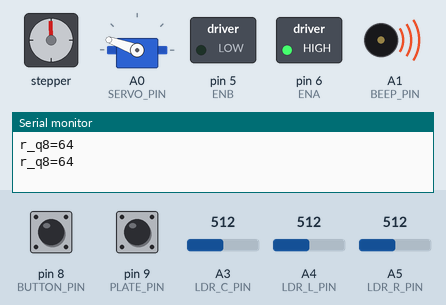
Recording of a sketch running on a simulated Arduino Uno, built with avr-gcc and run on an emulated ATmega328P. Shown: stepper motor, servo, switched loads named in the sketch (green lamp = pin HIGH), buzzer (waves = sounding), the last lines printed to the serial monitor. Wiring (inferred from the names in the program): stepper motor (200 steps per turn assumed): coils pin 2, pin 4, pin 3, pin 7. Dashed ring = blinking. The test bench sets the inputs (shaded band); at power-on: pin 8 (BUTTON_PIN) HIGH, A3 (LDR_C_PIN) = 512, A4 (LDR_L_PIN) = 512, A5 (LDR_R_PIN) = 512, pin 9 (PLATE_PIN) HIGH. Random numbers use the default seed unless the sketch sets one; pins used as bus, display or sensor lines are not drawn.

Above: at 1.2 s.
1.3 s: pin 8 (BUTTON_PIN) pulled LOW for 3.2 s
At 3.0 s:
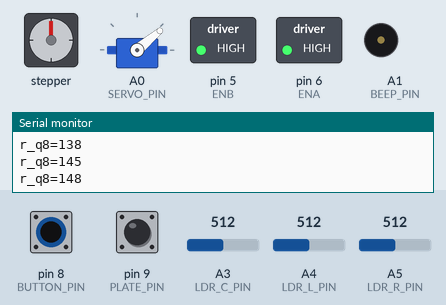
6.0 s: A3 (LDR_C_PIN) set to 0
At 8.0 s:
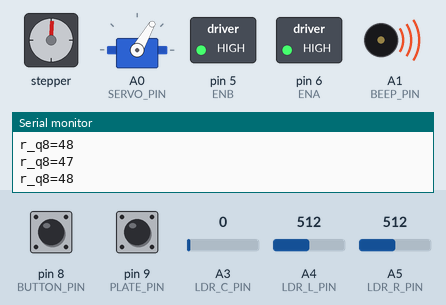
9.0 s: A4 (LDR_L_PIN) set to 511
At 9.85 s:
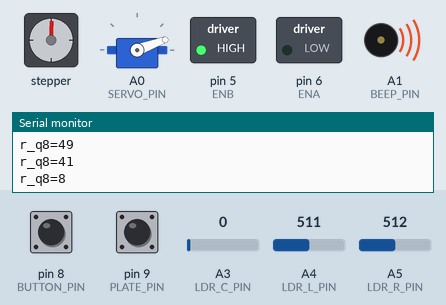
12.0 s: pin 8 (BUTTON_PIN) pulled LOW for 0.2 s
At 13.62 s:
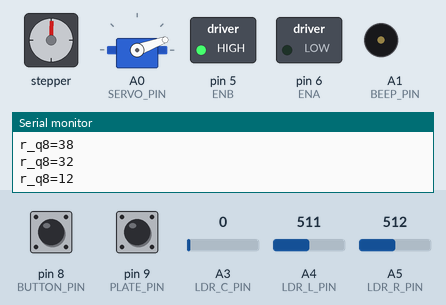
15.2 s: A5 (LDR_R_PIN) set to 716
18.2 s: pin 9 (PLATE_PIN) pulled LOW for 0.2 s
Timing chart, 0 to 25.2 s (numbered marks = the images above; inputs shaded):
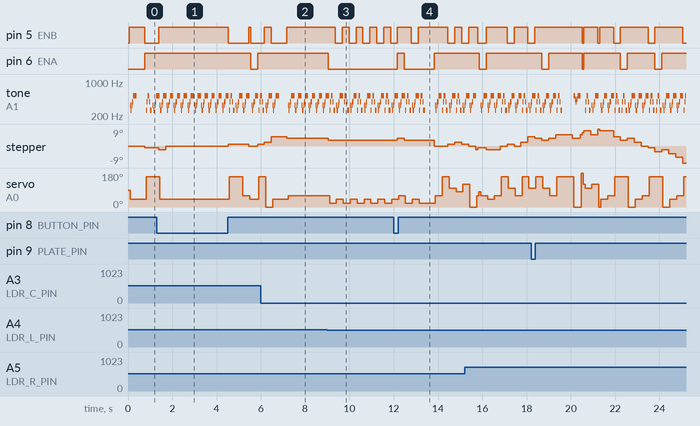

The sketch:

sketch_aug16pmi.ino
```cpp
#include <Arduino.h>
#include <Servo.h>
#include <string.h>
#include <stdlib.h>
#include <math.h>


const uint8_t FY_MAX_SWAPS = 4;     // keep your current value if already defined
// Total capacity of the swap log per trial (for 4 layers)
const uint8_t SWAP_CAP      = FY_MAX_SWAPS * 4;  // adjust if MAX_LAYERS != 4
// -----------------------------
// Hardware pins (same as other sketches)
// -----------------------------


#define LDR_L_PIN   A4
#define LDR_R_PIN   A5
#define LDR_C_PIN   A3
#define BUTTON_PIN  8
#define PLATE_PIN   9
#define SERVO_PIN   A0
#define BEEP_PIN    A1
#define ENA         6
#define IN1         2
#define IN2         3
#define ENB         5
#define IN3         4
#define IN4         7

// Fixed PWM speed for "on" states
const uint8_t MOTOR_PWM_ON = 255;

// Map 9 bins to (L_dir, R_dir): -1=backward, 0=off, +1=forward
const int8_t MOTOR9_DIRS[9][2] = {
  {-1, -1},  // 0: L back,  R back
  {-1,  0},  // 1: L back,  R off
  {-1, +1},  // 2: L back,  R fwd
  { 0, -1},  // 3: L off,   R back
  { 0,  0},  // 4: L off,   R off  (stop)
  { 0, +1},  // 5: L off,   R fwd
  {+1, -1},  // 6: L fwd,   R back
  {+1,  0},  // 7: L fwd,   R off
  {+1, +1}   // 8: L fwd,   R fwd
};

// -----------------------------
// Problem sizes
// -----------------------------
const uint8_t N_MOTOR = 9;
const uint8_t N_SERVO = 10;
const uint8_t N_BEEP  = 5;
const uint8_t ACT_DIM = N_MOTOR + N_SERVO + N_BEEP; // 24
const uint8_t EMB_DIM = 8;              // embedding size (multiple of 8)
const uint8_t FEAT_DIM = 16;            // [ldrL, ldrR, ldrC, plate, button, last action embedding (8), bias, padding]
const uint8_t IDX_MOTOR0 = 0;
const uint8_t IDX_SERVO0 = IDX_MOTOR0 + N_MOTOR;   // 9
const uint8_t IDX_BEEP0  = IDX_SERVO0 + N_SERVO;   // 19

// -----------------------------
// Reward parameters
// -----------------------------
const int16_t BUTTON_REWARD_Q8  = 256;  // reward when button is pressed
const int16_t PLATE_PENALTY_Q8 = -256; // penalty when collision plates touch
const int16_t MOTOR_IDLE_PENALTY_Q8 = -64; // penalty when both motors stopped

// -----------------------------
// Beep patterns
// -----------------------------
const uint8_t BEEP_TONES = 5;
const uint16_t BEEP_FREQ[N_BEEP][BEEP_TONES] = {
  {262, 330, 392, 523, 659},
  {659, 523, 392, 330, 262},
  {262, 392, 523, 392, 262},
  {330, 262, 330, 392, 523},
  {523, 440, 392, 440, 523}
};
const uint16_t BEEP_DUR[N_BEEP][BEEP_TONES] = {
  {50, 50, 50, 50, 100},
  {100, 50, 50, 50, 100},
  {75, 75, 150, 75, 75},
  {50, 100, 50, 100, 150},
  {150, 75, 75, 75, 150}
};

// -----------------------------
// Helper structs
// -----------------------------
struct Feat {
  uint8_t x[FEAT_DIM];
};

uint16_t urand16();
struct HCState {
  bool active;
  int32_t reward_accum;
  int32_t reward_avg;
  uint16_t steps;
  uint8_t swap_count;
  uint16_t swap_from[SWAP_CAP];  // was [4]
  uint16_t swap_to[SWAP_CAP];    // was [4]
};

// -----------------------------
// Binary Feedforward Neural Network
// -----------------------------
class BinaryNN {
public:
  static const uint8_t MAX_LAYERS = 4;

  struct Layer {
    uint8_t in_dim;
    uint8_t out_dim;
    uint16_t w_off;  // bit offset for weights
  };

  Layer layers[MAX_LAYERS];
  uint8_t layer_count = 0;
  uint16_t total_bits = 0;

  uint8_t *weight_bytes = nullptr;
  uint8_t *acts = nullptr;
  int16_t *bufA = nullptr;
  int16_t *bufB = nullptr;
  uint8_t max_nodes = 0;

  void addLayer(uint8_t in_dim, uint8_t out_dim) {
    if (layer_count >= MAX_LAYERS) return;
    if ((in_dim & 7) || (out_dim & 7)) return; // require multiples of 8
    Layer &L = layers[layer_count];
    L.in_dim = in_dim;
    L.out_dim = out_dim;
    L.w_off = total_bits;
    total_bits += (uint16_t)in_dim * out_dim;
    layer_count++;
  }

  void initBuffers() {
    uint16_t nB = (total_bits + 7) >> 3;
    weight_bytes = (uint8_t*)malloc(nB);
    max_nodes = 0;
    for (uint8_t l=0; l<layer_count; ++l) {
      if (layers[l].in_dim > max_nodes) max_nodes = layers[l].in_dim;
      if (layers[l].out_dim > max_nodes) max_nodes = layers[l].out_dim;
    }
    acts = (uint8_t*)malloc((layer_count + 1) * max_nodes);
    bufA = (int16_t*)malloc(max_nodes * sizeof(int16_t));
    bufB = (int16_t*)malloc(max_nodes * sizeof(int16_t));
  }

  uint16_t numWeightBits() const { return total_bits; }

  void randomizeWeights() {
    uint16_t nB = (total_bits + 7) >> 3;
    for (uint16_t i=0;i<nB;++i) {
      weight_bytes[i] = (uint8_t)(urand16() & 0xFF);
    }
  }

  inline int8_t getWeight(uint16_t bit_index) const {
    return (weight_bytes[bit_index>>3] >> (bit_index & 7)) & 1 ? 1 : -1;
  }

  inline uint8_t* layerActs(uint8_t layer_idx) const {
    return acts + layer_idx * max_nodes;
  }

  void forward(const uint8_t *input, int16_t *out) {
    uint8_t *acts0 = layerActs(0);
    for (uint8_t i=0;i<layers[0].in_dim;++i) acts0[i] = (input[i] > 127) ? 1 : 0;
    for (uint8_t i=0;i<layers[0].in_dim;++i) bufA[i] = input[i];
    int16_t *cur_in = bufA;
    int16_t *cur_out = bufB;
    for (uint8_t l=0;l<layer_count;++l) {
      Layer &L = layers[l];
      uint8_t in_dim = L.in_dim;
      uint8_t out_dim = L.out_dim;
      uint16_t off = L.w_off;
      int16_t *next_out = (l==layer_count-1) ? out : cur_out;
      uint8_t *acts_next = layerActs(l+1);
      for (uint8_t j=0;j<out_dim;++j) {
        int16_t sum = 0;
        for (uint8_t i=0;i<in_dim;++i) {
          int8_t w = getWeight(off + j*in_dim + i);
          sum += w * cur_in[i];
        }
        if (l==layer_count-1) {
          next_out[j] = sum;
          acts_next[j] = (sum >= 0) ? 1 : 0;
        } else {
          int16_t act = (sum >= 0 ? 1 : -1);
          next_out[j] = act;
          acts_next[j] = (act > 0) ? 1 : 0;
        }
      }
      if (l != layer_count-1) {
        int16_t *tmp = cur_in;
        cur_in = cur_out;
        cur_out = tmp;
      }
    }
  }

  void toggleWeight(uint16_t bit_index) {
    uint8_t mask = (uint8_t)1 << (bit_index & 7);
    weight_bytes[bit_index>>3] ^= mask;
  }

  void swapWeights(uint16_t a, uint16_t b) {
    uint8_t wa = (weight_bytes[a>>3] >> (a & 7)) & 1;
    uint8_t wb = (weight_bytes[b>>3] >> (b & 7)) & 1;
    if (wa != wb) {
      toggleWeight(a);
      toggleWeight(b);
    }
  }

  ~BinaryNN() {
    free(weight_bytes);
    free(acts);
    free(bufA);
    free(bufB);
  }
};

BinaryNN act_net, embed_net;
// Round-robin layer pointers for each net
uint8_t rr_layer_act = 0;
uint8_t rr_layer_emb = 0;

const uint8_t LAMBDA_MAX = 8;   // cap; tune as you like
const uint8_t HC_STEPS   = 20;  // keep your existing value if already defined
// How many swaps per layer to attempt


struct AxisSelector {
  // Single lambda controls locality and Hebbian similarity bias.
  uint8_t lambda;
};


AxisSelector sel_act, sel_emb;
HCState hc_act = {false,0,0,0,0,{0},{0}};
HCState hc_emb = {false,0,0,0,0,{0},{0}};
const uint8_t HC_AVG_SHIFT = 3; // 1/8 smoothing

void initAxisSelector(AxisSelector &sel, uint16_t /*n*/) {
  // Start moderately local/similar. You can start flatter by using 0..2.
  sel.lambda = 3;
}

// Sample a swap distance using a truncated geometric law. Let s = 2^-lambda.
// For 0 <= k < D:  Pr[d=k] = s^k (1 - s);  Pr[d=D] = s^D.
// Larger lambda -> smaller s -> stronger bias toward short hops.
// Integer-only; no divisions; uses lambda low-bit mask checks
inline uint16_t sample_distance_geometric(uint16_t D, uint8_t lambda) {
  if (D == 0) return 0;
  if (lambda == 0) {           // Uniform over [0..D]
    return urand16() % (D + 1);
  }
  uint16_t d = 0;
  // mask of lambda bits: if lambda >=16, success prob is tiny; clamp
  uint16_t mask = (lambda >= 16) ? 0xFFFF : ((1U << lambda) - 1U);
  while (d < D) {
    uint16_t r = urand16();
    // "success" means the lowest lambda bits are all zero (prob = 2^-lambda)
    if ((r & mask) == 0) {
      ++d;                     // keep stepping locally
    } else {
      break;                   // first failure -> stop
    }
  }
  return d;
}


// Return [lo, hi] (inclusive) bit-index range for layer L
inline void getLayerBitRange(const BinaryNN &net, uint8_t L, uint16_t &lo, uint16_t &hi){
  const uint16_t off  = net.layers[L].w_off;
  const uint16_t size = (uint16_t)net.layers[L].in_dim * net.layers[L].out_dim;
  lo = off;
  hi = off + size - 1;
}


float cosine_rows(const BinaryNN &net, uint8_t L, uint8_t r1, uint8_t r2){
  const uint16_t off = net.layers[L].w_off;
  const uint8_t in_dim = net.layers[L].in_dim;
  const uint8_t out_dim = net.layers[L].out_dim;
  int16_t dot=0;
  for(uint8_t c=0;c<out_dim;c++){
    int8_t w1 = net.getWeight(off + c*in_dim + r1);
    int8_t w2 = net.getWeight(off + c*in_dim + r2);
    dot += w1*w2;
  }
  return (float)dot / out_dim;
}

float cosine_cols(const BinaryNN &net, uint8_t L, uint8_t c1, uint8_t c2){
  const uint16_t off = net.layers[L].w_off;
  const uint8_t in_dim = net.layers[L].in_dim;
  const uint8_t out_dim = net.layers[L].out_dim;
  int16_t dot=0;
  for(uint8_t r=0;r<in_dim;r++){
    int8_t w1 = net.getWeight(off + c1*in_dim + r);
    int8_t w2 = net.getWeight(off + c2*in_dim + r);
    dot += w1*w2;
  }
  return (float)dot / in_dim;
}

float cosine_col_row(const BinaryNN &net, uint8_t L, uint8_t c, uint8_t r){
  const uint16_t off = net.layers[L].w_off;
  const uint8_t in_dim = net.layers[L].in_dim;
  const uint8_t out_dim = net.layers[L].out_dim;
  uint8_t Lmin = in_dim < out_dim ? in_dim : out_dim;
  int16_t dot=0;
  for(uint8_t t=0;t<Lmin;t++){
    int8_t w_col = net.getWeight(off + c*in_dim + t);
    int8_t w_row = net.getWeight(off + t*in_dim + r);
    dot += w_col * w_row;
  }
  return (float)dot / Lmin;
}

float cosine_row_col(const BinaryNN &net, uint8_t L, uint8_t r, uint8_t c){
  return cosine_col_row(net, L, c, r);
}

uint16_t selectSwapPartner(const BinaryNN &net, uint8_t L, uint16_t idx_i, const AxisSelector &sel){
  const BinaryNN::Layer &layer = net.layers[L];
  const uint16_t off = layer.w_off;
  const uint8_t in_dim = layer.in_dim;
  const uint8_t out_dim = layer.out_dim;
  uint16_t rel = idx_i - off;
  uint8_t r1 = rel % in_dim;
  uint8_t c1 = rel / in_dim;
  const float w_max = powf(2.0f, 4 * sel.lambda);
  for(uint8_t attempt=0; attempt<8; ++attempt){
    uint16_t dr = sample_distance_geometric(in_dim-1, sel.lambda);
    uint16_t dc = sample_distance_geometric(out_dim-1, sel.lambda);
    int8_t sr = (urand16() & 1) ? 1 : -1;
    int8_t sc = (urand16() & 1) ? 1 : -1;
    int16_t r2 = (int16_t)r1 + sr*dr;
    int16_t c2 = (int16_t)c1 + sc*dc;
    if(r2<0 || r2>=in_dim || c2<0 || c2>=out_dim) continue;
    if(r2==r1 && c2==c1) continue;
    float d_a = cosine_rows(net, L, r1, r2);
    float d_b = cosine_cols(net, L, c1, c2);
    float d_c = cosine_col_row(net, L, c1, r2);
    float d_d = cosine_row_col(net, L, r1, c2);
    float weight = powf(2.0f, sel.lambda*(fabsf(d_a) + fabsf(d_b) +
                                         fabsf(d_c) + fabsf(d_d)));
    float r = ((float)urand16() / 65535.0f) * w_max;
    if(r < weight){
      return off + c2*in_dim + r2;
    }
  }
  return idx_i;
}

// Perform up to FY_MAX_SWAPS locality-/hebbian-biased Fisher-Yates swaps inside a layer.
void fisherYatesMutate_Layer(BinaryNN &net, AxisSelector &sel, HCState &hc, uint8_t layer_idx){
  if (net.layer_count == 0) return;
  if (layer_idx >= net.layer_count) layer_idx = 0;

  uint16_t lo, hi;
  getLayerBitRange(net, layer_idx, lo, hi);
  if (hi <= lo) return;

  const uint16_t span  = (uint16_t)(hi - lo + 1);
  uint16_t start       = lo + (urand16() % span);

  for (uint8_t iter=0; iter<FY_MAX_SWAPS && (start + iter) < hi; ++iter){
    if (hc.swap_count >= SWAP_CAP) break;        // protect the log

    uint16_t i = start + iter;
    uint16_t j = selectSwapPartner(net, layer_idx, i, sel);
    if (i != j){
      net.swapWeights(i, j);
      hc.swap_from[hc.swap_count] = i;
      hc.swap_to[hc.swap_count]   = j;
      hc.swap_count++;
    }
  }
}


void revertSwaps(BinaryNN &net, HCState &hc){
  for(uint8_t k=0;k<hc.swap_count;++k){
    net.swapWeights(hc.swap_from[k], hc.swap_to[k]);
  }
}

void updateSelector(AxisSelector &sel, HCState &hc, bool positive){
  (void)hc; // no axis-specific bookkeeping anymore
  if(positive){
    if(sel.lambda < LAMBDA_MAX) sel.lambda++;
  } else {
    if(sel.lambda > 0) sel.lambda--;
  }
}

void backgroundBitFlip(BinaryNN &net, const AxisSelector &sel){
  // basis points: 0..10000
  const uint16_t P_MIN = 50;    // 0.5%
  const uint16_t P_MAX = 200;   // 2.0%
  uint16_t p_bg = P_MIN + ((uint16_t)(P_MAX - P_MIN) * (LAMBDA_MAX - sel.lambda)) / LAMBDA_MAX;

  uint16_t n = net.numWeightBits();
  for(uint16_t i=0;i<n;++i){
    if ((urand16() % 10000) < p_bg) {
      net.toggleWeight(i);
    }
  }
}

void hillClimbStep(BinaryNN &net, HCState &hc, AxisSelector &sel, int16_t reward) {
  if (hc.active) {
    hc.reward_accum += reward;
    hc.steps++;
    if (hc.steps >= HC_STEPS) {
      if (hc.reward_accum <= hc.reward_avg) {
        revertSwaps(net, hc);
        updateSelector(sel, hc, false);
      } else {
        updateSelector(sel, hc, true);
      }
      if (hc.reward_avg == 0) {
        hc.reward_avg = hc.reward_accum;
      } else {
        hc.reward_avg += (hc.reward_accum - hc.reward_avg) >> HC_AVG_SHIFT;
      }
      hc.active = false;
    }
  }
  if (!hc.active) {
    hc.swap_count   = 0;   // start a fresh trial-wide log
    // Apply per-layer flips (kept inside each layer by fisherYatesMutate_Layer)
    for (uint8_t L = 0; L < net.layer_count; ++L) {
      fisherYatesMutate_Layer(net, sel, hc, L);
      if (hc.swap_count >= SWAP_CAP) break;  // safety
    }
    backgroundBitFlip(net,sel);
    hc.active       = true;
    hc.reward_accum = 0;
    hc.steps        = 0;
  }


}

// -----------------------------
// Sensor and random helpers
// -----------------------------
int last_r=0, last_l=0, last_c=0;
bool last_button_pressed=false, last_plate_contact=false;

inline uint16_t urand16() {
  return ( (uint16_t)rand() << 1 ) ^ (uint16_t)rand();
}


// -----------------------------
// Feature extraction
// -----------------------------
uint8_t last_motor_bin = N_MOTOR/2;
uint8_t last_servo_bin = N_SERVO/2;
uint8_t last_beep_bin  = 0;

Feat read_features(const uint8_t *emb) {
  uint16_t l0 = analogRead(LDR_L_PIN);
  uint16_t r0 = analogRead(LDR_R_PIN);
  uint16_t c0 = analogRead(LDR_C_PIN);

  uint8_t l = (uint8_t)(l0 >> 2);
  uint8_t r = (uint8_t)(r0 >> 2);
  uint8_t c = (uint8_t)(c0 >> 2);
  bool plate_contact = (digitalRead(PLATE_PIN) == LOW);
  bool button_pressed = (digitalRead(BUTTON_PIN) == LOW);

  Feat F;
  F.x[0] = l;
  F.x[1] = r;
  F.x[2] = c;
  F.x[3] = plate_contact ? 255 : 0;
  F.x[4] = button_pressed ? 255 : 0;
  for (uint8_t i=0;i<EMB_DIM;++i) F.x[5+i] = emb[i];
  F.x[5+EMB_DIM] = 255; // bias
  for (uint8_t i = 5 + EMB_DIM + 1; i < FEAT_DIM; ++i) {
    F.x[i] = 0;  // padding
  }
  return F;
}

// -----------------------------
// Actuator helpers
// -----------------------------
uint8_t servo_bin_to_deg(uint8_t b){
  return (uint8_t)((uint16_t)b * 20);
}

inline void set_one_motor(int8_t dir, uint8_t inA, uint8_t inB, uint8_t en, uint8_t pwm){
  if (dir > 0){
    digitalWrite(inA, HIGH);
    digitalWrite(inB, LOW);
    analogWrite(en, pwm);
  } else if (dir < 0){
    digitalWrite(inA, LOW);
    digitalWrite(inB, HIGH);
    analogWrite(en, pwm);
  } else {
    digitalWrite(inA, LOW);
    digitalWrite(inB, LOW);
    analogWrite(en, 0);
  }
}

inline void set_dual_motor(int8_t L_dir, int8_t R_dir, uint8_t pwm_on){
  set_one_motor(L_dir, IN1, IN2, ENA, pwm_on);
  set_one_motor(R_dir, IN3, IN4, ENB, pwm_on);
}

inline void set_motor_state9(uint8_t bin){
  if (bin >= 9) bin = 4;
  int8_t Ld = MOTOR9_DIRS[bin][0];
  int8_t Rd = MOTOR9_DIRS[bin][1];
  set_dual_motor(Ld, Rd, MOTOR_PWM_ON);
}

// -----------------------------
// Reward and PMI scaling
// -----------------------------
const int16_t DR_THRESH_Q8 = 16; // ~0.06 of full scale
inline uint8_t bin_dR_q8(int16_t dRq8){
  if (dRq8 > DR_THRESH_Q8) return 2;
  if (dRq8 < -DR_THRESH_Q8) return 0;
  return 1;
}

// Softmax model params
static int8_t beta_[3]            = {0,0,0};
static int8_t thetaM_[3][N_MOTOR] = {{0}};
static int8_t thetaS_[3][N_SERVO] = {{0}};
static int8_t thetaB_[3][N_BEEP]  = {{0}};
static int8_t gammaG_[3]          = {0,0,0};

const int8_t ETA_Q8 = 4;
const float LOGIT_SCALE = 32.0f;

inline float fexp_(float x){ return 1.0f + x + 0.5f*x*x; }

inline void predict_action_probs(uint8_t m, uint8_t s, uint8_t b, float P[3]){
  float z[3];
  for(int k=0;k<3;k++){
    float u = (beta_[k] + thetaM_[k][m] + thetaS_[k][s] + thetaB_[k][b]) / LOGIT_SCALE;
    z[k] = fexp_(u);
  }
  float Z = z[0]+z[1]+z[2];
  P[0]=z[0]/Z; P[1]=z[1]/Z; P[2]=z[2]/Z;
}

inline void predict_global_probs(float Pg[3]){
  float z0=fexp_(gammaG_[0]/LOGIT_SCALE);
  float z1=fexp_(gammaG_[1]/LOGIT_SCALE);
  float z2=fexp_(gammaG_[2]/LOGIT_SCALE);
  float Z=z0+z1+z2;
  Pg[0]=z0/Z; Pg[1]=z1/Z; Pg[2]=z2/Z;
}

const float PMI_CLAMP = 2.0f;
const float PMI_GAIN  = 1.0f;
inline float sigmoid_(float x){ return 1.0f/(1.0f+expf(-x)); }

float pmi_scale_and_update(uint8_t m, uint8_t s, uint8_t b, uint8_t kobs){
  float P[3], Pg[3]; predict_action_probs(m,s,b,P); predict_global_probs(Pg);
  float pmi = logf(P[kobs]) - logf(Pg[kobs]);
  if (pmi >  PMI_CLAMP) pmi =  PMI_CLAMP;
  if (pmi < -PMI_CLAMP) pmi = -PMI_CLAMP;
  float scale01 = sigmoid_(PMI_GAIN * pmi);
  for(int k=0;k<3;k++){
    float g = ((k==kobs)?1.0f:0.0f) - P[k];
    int8_t d = (int8_t)(g * ETA_Q8);
    beta_[k]       = constrain(beta_[k] + d, -96, 96);
    thetaM_[k][m]  = constrain(thetaM_[k][m] + d, -96, 96);
    thetaS_[k][s]  = constrain(thetaS_[k][s] + d, -96, 96);
    thetaB_[k][b]  = constrain(thetaB_[k][b] + d, -96, 96);
    gammaG_[k]     = constrain(gammaG_[k] + d, -96, 96);
  }
  return scale01;
}

int16_t compute_raw_reward_q8(){
  int r = analogRead(LDR_R_PIN);
  int l = analogRead(LDR_L_PIN);
  int c = analogRead(LDR_C_PIN);

  last_r = r; last_l = l; last_c = c;
  last_button_pressed = (digitalRead(BUTTON_PIN) == LOW);
  last_plate_contact = (digitalRead(PLATE_PIN) == LOW);

  int16_t rq8;
  if (last_plate_contact) {
    rq8 = PLATE_PENALTY_Q8;
  } else if (last_button_pressed) {
    rq8 = BUTTON_REWARD_Q8;
  } else {
    int total = l + r + c;
    rq8 = (int16_t)((int32_t)total * 256 / (3 * 1023));
    if (MOTOR9_DIRS[last_motor_bin][0] == 0 && MOTOR9_DIRS[last_motor_bin][1] == 0) {
      rq8 += MOTOR_IDLE_PENALTY_Q8;
    }
    if (rq8 > 256) rq8 = 256;
    if (rq8 < -256) rq8 = -256;
  }
  return rq8;
}

// -----------------------------
// Setup and loop
// -----------------------------
Servo servo;

static int16_t prev_raw_q8 = 0;

void setup(){
  pinMode(LDR_L_PIN, INPUT);
  pinMode(LDR_R_PIN, INPUT);
  pinMode(LDR_C_PIN, INPUT);
  pinMode(BUTTON_PIN, INPUT_PULLUP);
  pinMode(PLATE_PIN, INPUT_PULLUP);
  pinMode(ENA, OUTPUT); pinMode(IN1, OUTPUT); pinMode(IN2, OUTPUT);
  pinMode(ENB, OUTPUT); pinMode(IN3, OUTPUT); pinMode(IN4, OUTPUT);
  pinMode(BEEP_PIN, OUTPUT);
  servo.attach(SERVO_PIN);
  servo.write(90);
  noTone(BEEP_PIN);
  Serial.begin(9600);

  // Embedding network and action network
  embed_net.addLayer(ACT_DIM, EMB_DIM);
  act_net.addLayer(FEAT_DIM, 24);
  act_net.addLayer(24, 24);
  act_net.addLayer(24, 24);
  act_net.addLayer(24, ACT_DIM);
  embed_net.initBuffers();
  act_net.initBuffers();
  embed_net.randomizeWeights();
  act_net.randomizeWeights();
  initAxisSelector(sel_emb, embed_net.numWeightBits());
  initAxisSelector(sel_act, act_net.numWeightBits());
}

void loop(){
  // One-hot of previous action
  uint8_t one_hot[ACT_DIM];
  memset(one_hot, 0, sizeof(one_hot));
  one_hot[IDX_MOTOR0 + last_motor_bin] = 255;
  one_hot[IDX_SERVO0 + last_servo_bin] = 255;
  one_hot[IDX_BEEP0  + last_beep_bin]  = 255;

  // Run embedding network
  int16_t emb_scores[EMB_DIM];
  embed_net.forward(one_hot, emb_scores);
  uint8_t emb_feat[EMB_DIM];
  for (uint8_t i=0;i<EMB_DIM;++i) emb_feat[i] = emb_scores[i] >= 0 ? 255 : 0;

  // Build features and run action network
  Feat F = read_features(emb_feat);
  int16_t scores[ACT_DIM];
  act_net.forward(F.x, scores);

  // choose actions by argmax in each group
  int16_t best = -32768; uint8_t m_bin = 0;
  for (uint8_t i=0;i<N_MOTOR;++i){ if (scores[IDX_MOTOR0+i] > best){ best = scores[IDX_MOTOR0+i]; m_bin = i; } }
  best = -32768; uint8_t s_bin = 0;
  for (uint8_t i=0;i<N_SERVO;++i){ if (scores[IDX_SERVO0+i] > best){ best = scores[IDX_SERVO0+i]; s_bin = i; } }
  best = -32768; uint8_t b_bin = 0;
  for (uint8_t i=0;i<N_BEEP;++i){ if (scores[IDX_BEEP0+i] > best){ best = scores[IDX_BEEP0+i]; b_bin = i; } }

  set_motor_state9(m_bin);
  delay(50);
  servo.write(servo_bin_to_deg(s_bin));
  if (b_bin == 0) {
    noTone(BEEP_PIN);
  } else {
    for (uint8_t i=0;i<BEEP_TONES;++i){
      tone(BEEP_PIN, BEEP_FREQ[b_bin][i], BEEP_DUR[b_bin][i]);
      delay(BEEP_DUR[b_bin][i]/2);
    }
  }
  last_motor_bin = m_bin;
  last_servo_bin = s_bin;
  last_beep_bin  = b_bin;

  int16_t r_raw_q8 = compute_raw_reward_q8();
  int16_t dR_q8 = r_raw_q8 - prev_raw_q8;
  prev_raw_q8 = r_raw_q8;
  uint8_t kobs = bin_dR_q8(dR_q8);
  float scale01 = pmi_scale_and_update(m_bin, s_bin, b_bin, kobs);
  float scaled = (float)r_raw_q8 * scale01;
  if (scaled > 256.0f) scaled = 256.0f;
  if (scaled < -256.0f) scaled = -256.0f;
  int16_t r_q8 = (int16_t)scaled;

  hillClimbStep(embed_net, hc_emb, sel_emb, r_q8);
  hillClimbStep(act_net, hc_act, sel_act, r_q8);


  Serial.print("r_q8="); Serial.println(r_q8);
  delay(20);
}
```

Measured:
- the behaviour switches between 512 and 511 on A4 (LDR_L_PIN) (found by bisection; images 2 and 3)
- by itself, tone on A1 (BEEP_PIN): plays 392 Hz for 0.05 s, 523 Hz for 0.15 s, 262 Hz for 0.04 s, 392 Hz for 0.04 s, 523 Hz for 0.08 s, 392 Hz for 0.04 s … (100 notes in this stretch)
